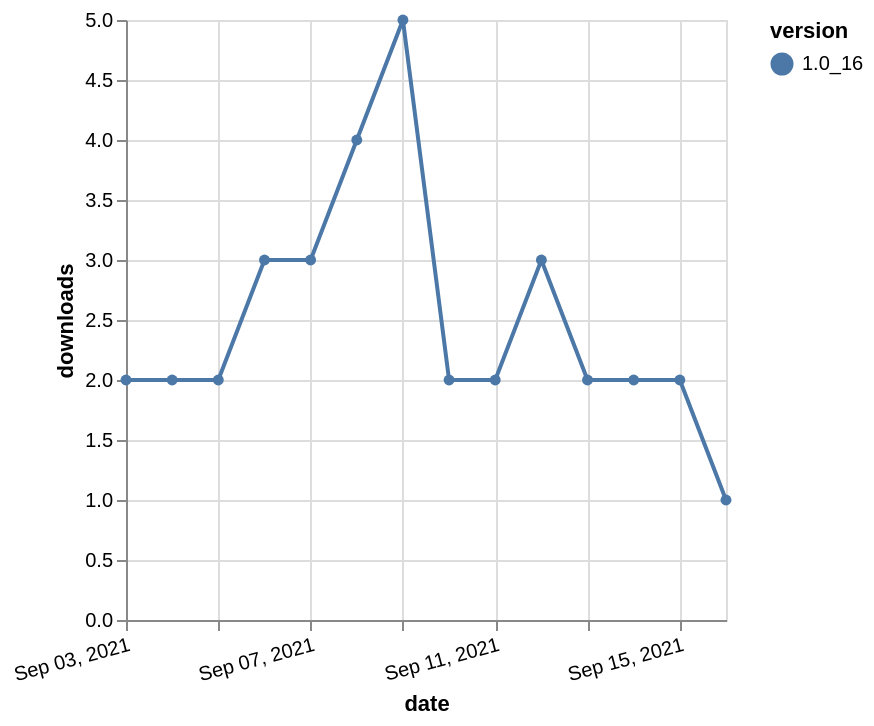

Write a Vega-Lite specification for this figure.
### Vega-Lite specification from a JSON file in a GitHub repository (floating-point values rounded to 4 significant figures)
{"$schema": "https://vega.github.io/schema/vega-lite/v5.json", "description": "A simple bar chart with embedded data.", "data": {"values": [{"date": "2021-09-03", "total": 3052, "delta": 2, "version": "1.0_16"}, {"date": "2021-09-04", "total": 3054, "delta": 2, "version": "1.0_16"}, {"date": "2021-09-05", "total": 3056, "delta": 2, "version": "1.0_16"}, {"date": "2021-09-06", "total": 3059, "delta": 3, "version": "1.0_16"}, {"date": "2021-09-07", "total": 3062, "delta": 3, "version": "1.0_16"}, {"date": "2021-09-08", "total": 3066, "delta": 4, "version": "1.0_16"}, {"date": "2021-09-09", "total": 3071, "delta": 5, "version": "1.0_16"}, {"date": "2021-09-10", "total": 3073, "delta": 2, "version": "1.0_16"}, {"date": "2021-09-11", "total": 3075, "delta": 2, "version": "1.0_16"}, {"date": "2021-09-12", "total": 3078, "delta": 3, "version": "1.0_16"}, {"date": "2021-09-13", "total": 3080, "delta": 2, "version": "1.0_16"}, {"date": "2021-09-14", "total": 3082, "delta": 2, "version": "1.0_16"}, {"date": "2021-09-15", "total": 3084, "delta": 2, "version": "1.0_16"}, {"date": "2021-09-16", "total": 3085, "delta": 1, "version": "1.0_16"}]}, "width": "container", "mark": {"type": "line", "point": {"filled": true}}, "encoding": {"x": {"field": "date", "type": "temporal", "timeUnit": "yearmonthdate", "title": "date", "axis": {"labelAngle": -15}}, "y": {"field": "delta", "type": "quantitative", "title": "downloads"}, "color": {"field": "version", "type": "nominal"}, "tooltip": {"field": "delta"}}}
